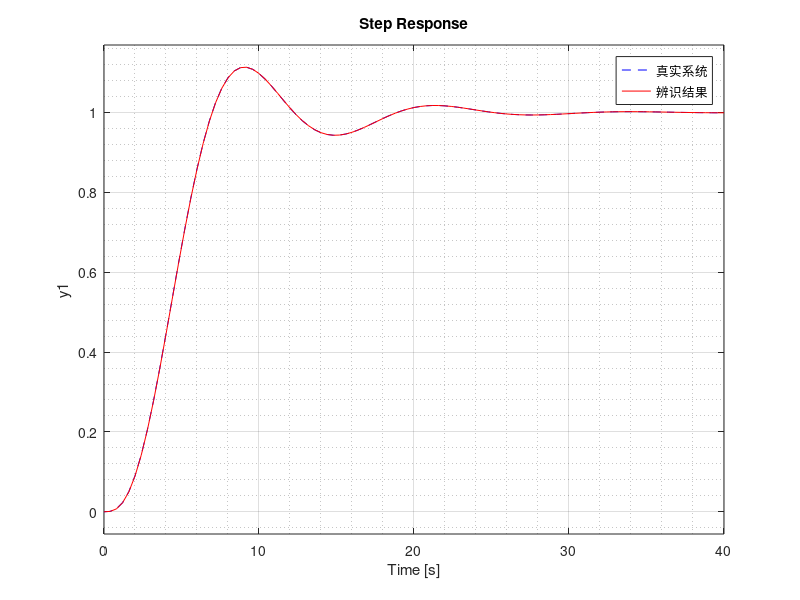

Source code (MATLAB):
% 课程：系统辨识
% 日期：2023-9-29
% 姓名：谢晔辉
% 学号：Y30231003
% 作业内容：选择一个传递函数（二阶以上过程），以其作为真实系统，分别采用非参数辨识方法：阶跃响应法、脉冲响应法、相关分析法。设计程序进行系统辨识，并将其转化为传递函数形式。

clc
clear

% Step 1：设置采样时间
T = 0.01;  % 采样周期
t = 0:T:50; % 时间范围

% Step 2：定义真实系统
num = 1;
den = [10 7 4 1];

% Step 3：生成输出信号
sys = tf(num, den);  % 构建传递函数模型
discrete_sys = c2d(sys, T);  % 离散化
[y, ~] = impulse(discrete_sys);

% Step 4：系统辨识
n = 3;  % 系统阶次
H = zeros(n, n);
for i = 1:n  % 构造Hankel矩阵
    for j = 1:n
        H(i, j) = y(i + j);
    end
end
if det(H) == 0
    disp('Hankel矩阵奇异，无法求逆');
else
    A = -H \ y(2 + n:2 + n + n - 1);  % 对应书P98 公式(4.3.45) 等价于 -inv(H) * y(2 + n:2 + n + n - 1);
    tm = eye(n, n);
    for i = 1:n
        for j = 1:i-1
            tm(i, j) = A(n + j - i + 1);
        end
    end
    B = tm * y(2:2 + n - 1);  % 对应书P98 公式(4.3.46)
    discrete_num = B';
    discrete_den = ones(1, n + 1);
    for i = 2:n + 1
        discrete_den(i) = A(n + 2 - i);
    end
    estimated_discrete_sys = tf(discrete_num, discrete_den, T);  % 创建1个采样时间为T的离散时间传递函数
end
estimated_sys = d2c(estimated_discrete_sys, 'tustin');  % 辨识出的传递函数

% Step 5：绘制结果
figure;
step(sys, 'b--', T * estimated_sys, 'r');  % 绘制辨识结果和真实系统的阶跃响应
legend('真实系统', '辨识结果');
grid on, grid minor;

sys
estimated_sys